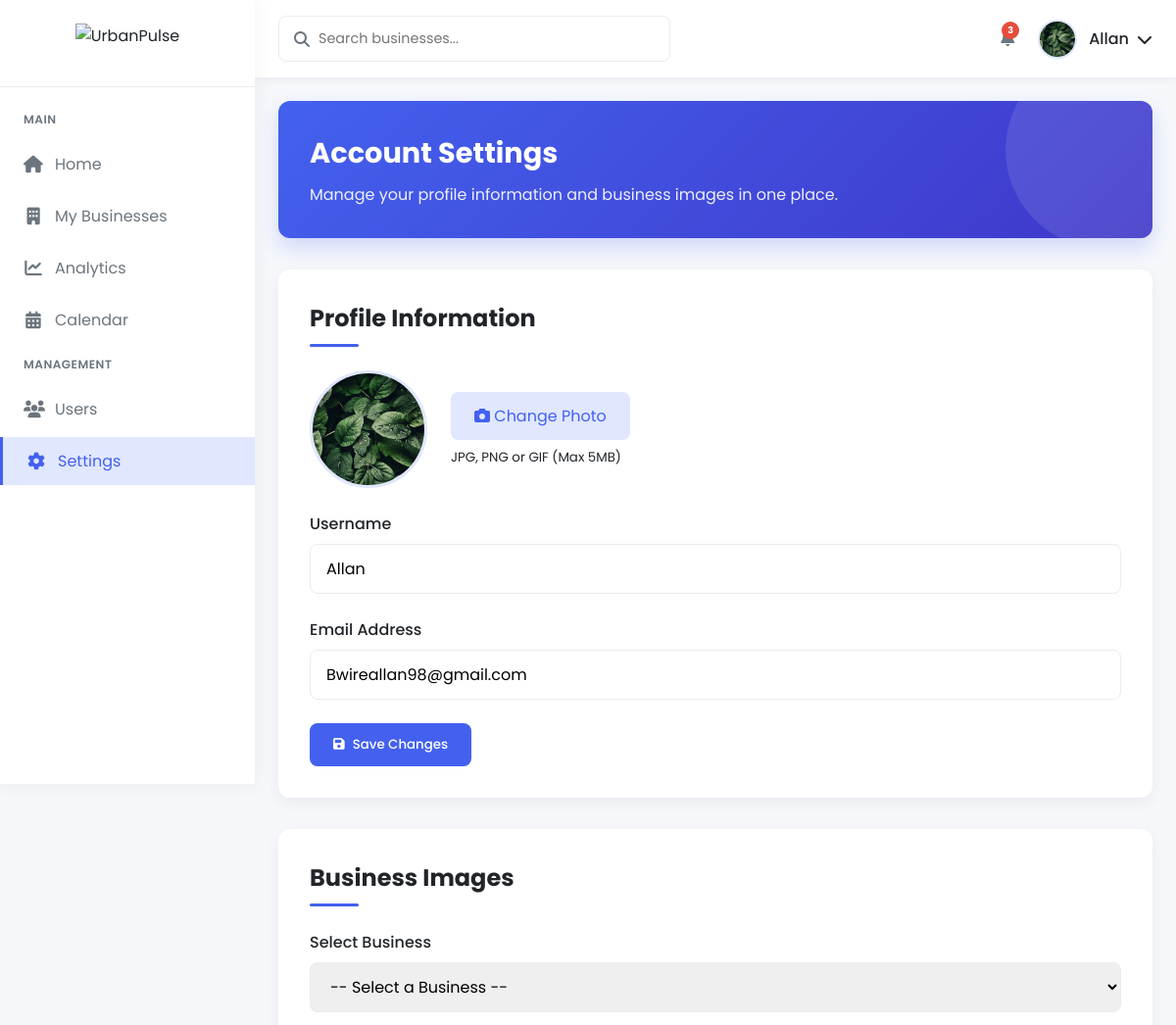
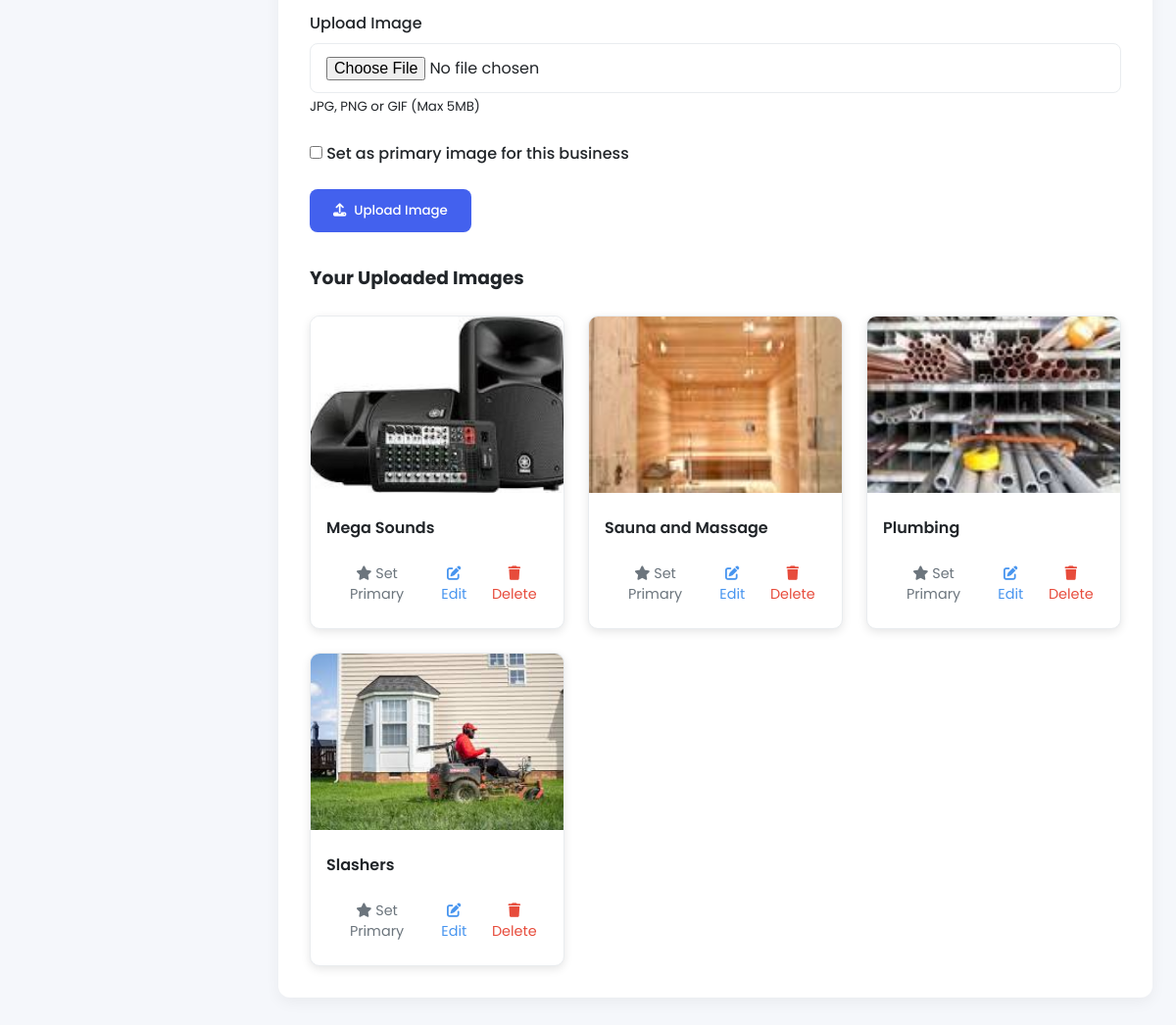
The page /business/settings.php (signed in) on the database its author committed (2 pictures, top to bottom).
### tables this page shows
CREATE TABLE IF NOT EXISTS `users` (
  `id` int NOT NULL AUTO_INCREMENT,
  `username` varchar(50) DEFAULT NULL,
  `email` varchar(191) NOT NULL,
  `password_hash` varchar(255) DEFAULT NULL,
  `role` enum('admin','business_owner','user') DEFAULT 'user',
  `created_at` timestamp NULL DEFAULT CURRENT_TIMESTAMP,
  `google_id` varchar(191) DEFAULT NULL,
  `avatar_url` varchar(255) DEFAULT NULL,
  `email_verified` tinyint(1) DEFAULT '0',
  `provider` enum('local','google') DEFAULT 'local',
  PRIMARY KEY (`id`),
  UNIQUE KEY `email` (`email`),
  UNIQUE KEY `username` (`username`),
  UNIQUE KEY `google_id` (`google_id`)
);

CREATE TABLE IF NOT EXISTS `business_images` (
  `id` int NOT NULL AUTO_INCREMENT,
  `business_id` int NOT NULL,
  `image_url` varchar(255) NOT NULL,
  `is_primary` tinyint(1) DEFAULT '0',
  PRIMARY KEY (`id`),
  KEY `business_id` (`business_id`)
);

CREATE TABLE IF NOT EXISTS `businesses` (
  `id` int NOT NULL AUTO_INCREMENT,
  `name` varchar(255) NOT NULL,
  `description` text,
  `category_id` int NOT NULL,
  `address` text NOT NULL,
  `city` varchar(100) NOT NULL,
  `phone` varchar(20) NOT NULL,
  `email` varchar(191) DEFAULT NULL,
  `website` varchar(255) DEFAULT NULL,
  `latitude` decimal(10,8) DEFAULT NULL,
  `longitude` decimal(11,8) DEFAULT NULL,
  `opening_hours` text,
  `rating` decimal(2,1) DEFAULT '0.0',
  `review_count` int DEFAULT '0',
  `featured` tinyint(1) DEFAULT '0',
  `created_at` timestamp NULL DEFAULT CURRENT_TIMESTAMP,
  `updated_at` timestamp NULL DEFAULT CURRENT_TIMESTAMP ON UPDATE CURRENT_TIMESTAMP,
  `owner_id` int DEFAULT NULL,
  PRIMARY KEY (`id`),
  KEY `category_id` (`category_id`),
  KEY `owner_id` (`owner_id`)
);

### business/settings.php (the view, shortened to what this page needs)
<?php
require_once __DIR__ . '/../includes/db.php';
$user = [];
$businesses = [];
try {
    $stmt = $pdo->prepare("SELECT * FROM users WHERE id = ?");
    $stmt->execute([$_SESSION['user_id']]);
    $user = $stmt->fetch();
    $businessStmt = $pdo->prepare("
        SELECT b.*, c.name as category_name
        FROM businesses b
        LEFT JOIN categories c ON b.category_id = c.id
        WHERE b.owner_id = ?
    ");
    $businessStmt->execute([$_SESSION['user_id']]);
    $businesses = $businessStmt->fetchAll();
} catch (PDOException $e) {
    die("Database error: " . $e->getMessage());
}
$businessImages = [];
if (!empty($businesses)) {
    $businessIds = array_column($businesses, 'id');
    $placeholders = implode(',', array_fill(0, count($businessIds), '?'));
    $imageStmt = $pdo->prepare("
        SELECT bi.*, b.name as business_name
        FROM business_images bi
        JOIN businesses b ON bi.business_id = b.id
        WHERE bi.business_id IN ($placeholders)
    ");
    $imageStmt->execute($businessIds);
    $businessImages = $imageStmt->fetchAll();
}
?>
<!DOCTYPE html>
<html lang="en">
<head>
    <link rel="stylesheet" href="https://cdnjs.cloudflare.com/ajax/libs/font-awesome/6.4.0/css/all.min.css">
</head>
<body>
    <div class="sidebar">
        <div class="sidebar-header">
            <img src="../assets/images/logo-dark.png" alt="UrbanPulse" class="sidebar-logo">
        </div>
        <div class="sidebar-menu">
            <div class="menu-title">Main</div>
            <a href="../index.php" class="menu-item">
                <i class="fas fa-home"></i>
                <span>Home</span>
            </a>
            <a href="index.php" class="menu-item">
                <i class="fas fa-building"></i>
                <span>My Businesses</span>
            </a>
            <a href="analytics.php" class="menu-item">
                <i class="fas fa-chart-line"></i>
                <span>Analytics</span>
            </a>
            <a href="calendar.php" class="menu-item">
                <i class="fas fa-calendar-alt"></i>
                <span>Calendar</span>
            </a>
            <div class="menu-title">Management</div>
            <a href="users.php" class="menu-item">
                <i class="fas fa-users"></i>
                <span>Users</span>
            </a>
            <a href="settings.php" class="menu-item active">
                <i class="fas fa-cog"></i>
                <span>Settings</span>
            </a>
        </div>
    </div>
    <div class="main-content">
        <nav class="top-nav">
            <div class="search-bar">
                <i class="fas fa-search"></i>
                <input type="text" placeholder="Search businesses...">
            </div>
            <div class="user-menu">
                <div class="notification-icon">
                    <span class="notification-badge">3</span>
                </div>
                <div class="user-profile">
                    <img src="../assets/uploads/profile/<?= htmlspecialchars($_SESSION['profile_photo']) ?>" alt="Profile" class="profile-img">
                    <span class="profile-name"><?= htmlspecialchars($_SESSION['username']) ?></span>
                    <i class="fas fa-chevron-down"></i>
                </div>
            </div>
        </nav>
        <div class="content-wrapper">
            <div class="welcome-card">
                <h1>Account Settings</h1>
                <p>Manage your profile information and business images in one place.</p>
            </div>
            <div class="settings-card">
                <h2>Profile Information</h2>
                <form action="settings.php" method="POST" enctype="multipart/form-data">
                    <div class="profile-picture-container">
                        <img src="../assets/uploads/profile/<?= htmlspecialchars($user['avatar_url'] ?? 'default.jpg') ?>" alt="Profile Picture" class="profile-picture" id="profile-picture-preview">
                        <div class="file-upload">
                            <label for="avatar-upload" class="file-upload-label">
                                <i class="fas fa-camera"></i> Change Photo
                            </label>
                            <small>JPG, PNG or GIF (Max 5MB)</small>
                        </div>
                    </div>
                    <div class="form-group">
                        <label for="username" class="form-label">Username</label>
                        <input type="text" id="username" name="username" class="form-control" value="<?= htmlspecialchars($user['username'] ?? '') ?>" required>
                    </div>
                    <div class="form-group">
                        <label for="email" class="form-label">Email Address</label>
                        <input type="email" id="email" name="email" class="form-control" value="<?= htmlspecialchars($user['email'] ?? '') ?>" required>
                    </div>
                    <button type="submit" name="update_profile" class="btn btn-primary">
                        <i class="fas fa-save"></i> Save Changes
                    </button>
                </form>
            </div>
            <div class="settings-card">
                <h2>Business Images</h2>
                <?php if (!empty($businesses)): ?>
                    <form action="settings.php" method="POST" enctype="multipart/form-data">
                        <div class="form-group">
                            <label for="business_id" class="form-label">Select Business</label>
                            <select id="business_id" name="business_id" class="form-control" required>
                                <option value="">-- Select a Business --</option>
                            </select>
                        </div>
                        <div class="form-group">
                            <label for="business_image" class="form-label">Upload Image</label>
                            <input type="file" id="business_image" name="business_image" class="form-control" accept="image/*" required>
                            <small>JPG, PNG or GIF (Max 5MB)</small>
                        </div>
                        <div class="form-group">
                            <label class="form-label">
                                <input type="checkbox" name="is_primary"> Set as primary image for this business
                            </label>
                        </div>
                        <button type="submit" name="upload_business_image" class="btn btn-primary">
                            <i class="fas fa-upload"></i> Upload Image
                        </button>
                    </form>
                    <?php if (!empty($businessImages)): ?>
                        <h3 style="margin-top: 2rem; margin-bottom: 1rem;">Your Uploaded Images</h3>
                        <div class="business-images-container">
                            <?php foreach ($businessImages as $image): ?>
                                <div class="business-image-card">
                                    <img src="../assets/uploads/business/<?= htmlspecialchars($image['image_url']) ?>" alt="Business Image" class="business-image">
                                    <div class="business-image-info">
                                        <h4 class="business-image-title"><?= htmlspecialchars($image['business_name']) ?></h4>
                                        <div class="business-image-actions">
                                            <form action="set_primary_image.php" method="POST" style="display: inline;">
                                                <button type="submit" class="image-action-btn" <?= $image['is_primary'] ? 'disabled' : '' ?>>
                                                    <i class="fas fa-star"></i> Set Primary
                                                </button>
                                            </form>
                                            <button class="image-action-btn edit" onclick="openEditModal(<?= $image['id'] ?>, '<?= htmlspecialchars($image['image_url']) ?>', <?= $image['business_id'] ?>, <?= $image['is_primary'] ?>)">
                                                <i class="fas fa-edit"></i> Edit
                                            </button>
                                            <form action="delete_image.php" method="POST" style="display: inline;">
                                                <button type="submit" class="image-action-btn delete" onclick="return confirm('Are you sure you want to delete this image?')">
                                                    <i class="fas fa-trash"></i> Delete
                                                </button>
                                            </form>
                                        </div>
                                    </div>
                                </div>
                            <?php endforeach; ?>
                        </div>
                    <?php else: ?>
                        <p style="margin-top: 1.5rem; color: var(--gray);">You haven't uploaded any business images yet.</p>
                    <?php endif; ?>
                <?php else: ?>
                    <p>You don't have any businesses yet. <a href="add-business.php">Add your first business</a> to upload images.</p>
                <?php endif; ?>
            </div>
        </div>
    </div>
</body>
</html>

### rows shown on the page
users: avatar_url (picture), username "Allan", email "Bwireallan98@gmail.com"
business_images: image_url (picture), business.name "Mega Sounds"
business_images: image_url (picture), business.name "Sauna and Massage"
business_images: image_url (picture), business.name "Plumbing"
business_images: image_url (picture), business.name "Slashers"

### other values the page prints
$_SESSION['username'] "Allan"
